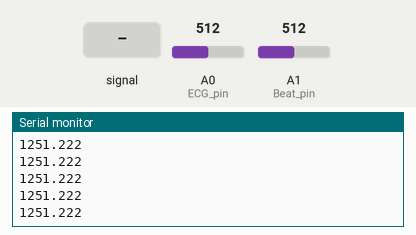
A sketch run on a simulated Arduino Uno, built with avr-gcc and run on an emulated ATmega328P. Parts: the last lines printed to the serial monitor. Inputs (shaded band) come from the test bench; at power-on: A0 (ECG_pin) = 512, A1 (Beat_pin) = 512.

Above: at 1.2 s.
1.3 s: A0 (ECG_pin) fed a 200 Hz sine of ±81 counts around its level
At 2.4 s:
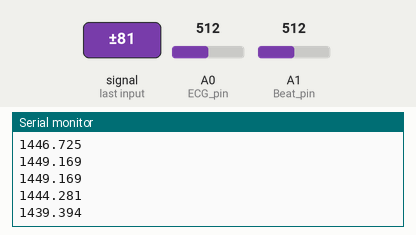
2.8 s: A0 (ECG_pin) set to 716
At 3.4 s:
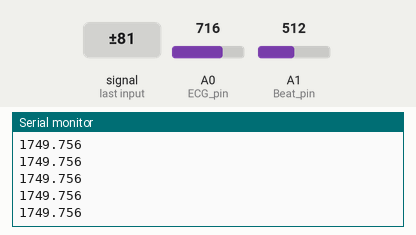
4.3 s: A0 (ECG_pin) fed a 1000 Hz sine of ±255 counts around its level
5.8 s: A0 (ECG_pin) set to 900
At 6.6 s:
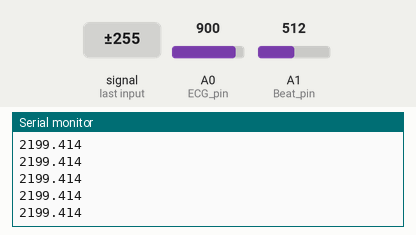
Timing chart, 0 to 8.3 s (numbered marks = the images above; inputs shaded):
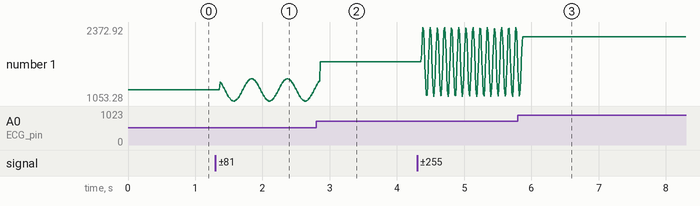

Measured:
- after the input at 1.3 s, the serial monitor: prints a new line after 0.07 s (image 1)
- plotted number 1: 1251.22 → 1304.98 after the input at 1.3 s

The sketch:

ArduinoCode_newest.ino
```cpp
#include <TimerOne.h>
#include <SoftwareSerial.h>

SoftwareSerial BTSerial(7,8);//Rx Tx

int ECG_pin = 0;
int Beat_pin = 1;

void setup(){
  Serial.begin(19200);
  BTSerial.begin(19200);

  Timer1.initialize(0.01);//normal(1000) changed
  Timer1.attachInterrupt(AnalogAD);
  Timer1.start();
}

void AnalogAD(){
  int reading0 = analogRead(ECG_pin);
  int reading1 = analogRead(Beat_pin);

  float Voltage0 = (float)reading0 /1023*5*500;
  float Voltage1 = (float)reading1 /1023*5*500;
  //println

  Serial.println(Voltage0, 3);
  BTSerial.println(Voltage0, 3);
}

void loop(){

}
//link for changing the arduino (step number2)
//https://www.instructables.com/How-to-Change-the-Name-of-HC-06-Bluetooth-Module/
```
